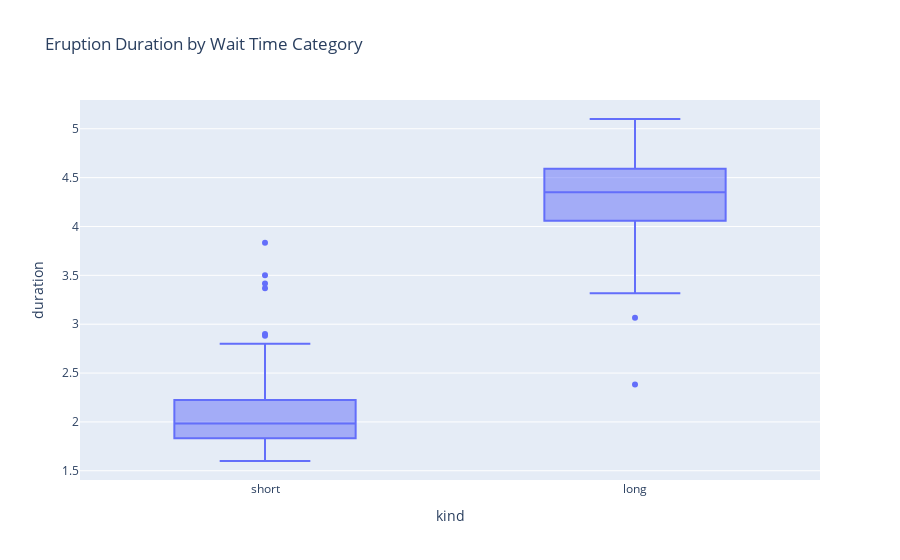

Notebook cell for this chart:
### Markdown cell above
11)The new model can be specified as:

Yi=βintercept+1["long"](ki)βcontrast+ϵi

Previous Linear Models:
Full dataset: smf.ols('duration ~ waiting', data=old_faithful) models eruption duration as a continuous function of waiting time for all wait times.
Short wait times: smf.ols('duration ~ waiting', data=old_faithful[short_wait]) models eruption duration as a function of waiting time only for “short” wait times (e.g., <64).
Long wait times: smf.ols('duration ~ waiting', data=old_faithful[long_wait]) models eruption duration as a function of waiting time only for “long” wait times (e.g., >71).

Current Indicator Variable Model:
The new model focuses on a categorical distinction between “short” (<68) and “long” (≥68) wait times instead of a continuous relationship.
This simplifies the interpretation by focusing on the mean difference in duration between the two categories.
It allows us to test directly whether there is a significant difference in average eruption duration between “short” and “long” wait times.

### Code cell
from IPython.display import display
import plotly.express as px
import statsmodels.formula.api as smf

# Fit the indicator variable model with "short" as the reference category
model = smf.ols('duration ~ C(kind, Treatment(reference="short"))', data=old_faithful).fit()

# Display model summary (Table 1 for coefficient table)
display(model.summary().tables[1])

# Box plot to visualize the duration by kind
fig = px.box(old_faithful, x='kind', y='duration', 
             title='Eruption Duration by Wait Time Category',
             category_orders={'kind': ['short', 'long']})
fig.show()

### Figure 1 — Plotly figure (JSON) as saved in the notebook; plotly's stock layout.template omitted (floating-point values rounded to 4 significant figures; data arrays with more than 128 entries replaced by an {"elided": "..."} marker saying what was removed)
{"data": [{"alignmentgroup": "True", "hovertemplate": "kind=%{x}<br>duration=%{y}<extra></extra>", "legendgroup": "", "marker": {"color": "#636efa"}, "name": "", "notched": false, "offsetgroup": "", "orientation": "v", "showlegend": false, "type": "box", "x": {"elided": "272 str values"}, "x0": " ", "xaxis": "x", "y": {"elided": "272 float values"}, "y0": " ", "yaxis": "y"}], "layout": {"boxmode": "group", "legend": {"tracegroupgap": 0}, "title": {"text": "Eruption Duration by Wait Time Category"}, "xaxis": {"anchor": "y", "categoryarray": ["short", "long"], "categoryorder": "array", "domain": [0, 1], "title": {"text": "kind"}}, "yaxis": {"anchor": "x", "domain": [0, 1], "title": {"text": "duration"}}}}
